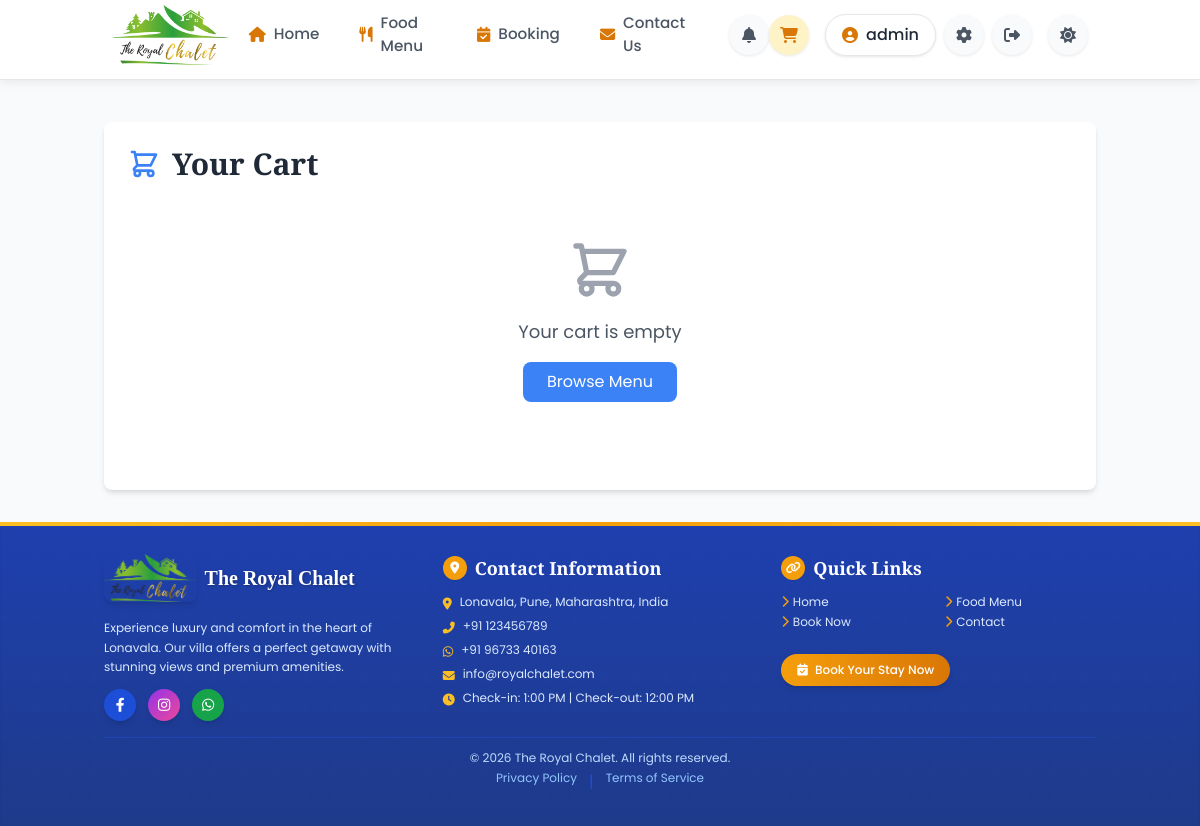
/cart (signed in), run on the app's committed database.
### models.py (models this page shows)
class User(UserMixin, db.Model):
    id = db.Column(db.Integer, primary_key=True)
    username = db.Column(db.String(80), unique=True, nullable=False)
    email = db.Column(db.String(120), unique=True, nullable=False)
    password_hash = db.Column(db.String(128), nullable=False)
    is_admin = db.Column(db.Boolean, default=False)
    phone = db.Column(db.String(15))
    address = db.Column(db.Text)
    created_at = db.Column(db.DateTime, default=lambda: datetime.now(timezone.utc))
    last_login = db.Column(db.DateTime)
    bookings = db.relationship('Booking', backref='user', lazy=True)
    orders = db.relationship('FoodOrder', backref='user', lazy=True)
    reviews = db.relationship('Review', backref='user', lazy=True)

class VillaSettings(db.Model):
    id = db.Column(db.Integer, primary_key=True)
    setting_key = db.Column(db.String(100), unique=True, nullable=False)
    setting_value = db.Column(db.Text, nullable=False)
    description = db.Column(db.String(200))
    updated_at = db.Column(db.DateTime, default=lambda: datetime.now(timezone.utc), onupdate=lambda: datetime.now(timezone.utc))

### app.py (the view)
@app.route('/cart')
@login_required
def cart():
    return render_template('cart.html')

### app.py (called while the page is built)
@app.context_processor
def inject_now():
    return {'now': datetime.now()}

@app.template_filter('format_time')
def format_time(value):
    try:
        if ':' in value:
            hours, minutes = map(int, value.split(':'))
            period = 'AM' if hours < 12 else 'PM'
            hours = hours % 12
            if hours == 0:
                hours = 12
            return f"{hours}:{minutes:02d} {period}"
        return value
    except (ValueError, AttributeError):
        return value

@app.context_processor
def inject_settings():
    settings = {}
    try:
        for setting in VillaSettings.query.all():
            settings[setting.setting_key] = setting.setting_value
    except:
        pass
    return {'villa_settings': settings}

@login_manager.user_loader
def load_user(user_id):
    return User.query.get(int(user_id))

@app.after_request
def add_header(response):
    if 'Cache-Control' not in response.headers:
        response.headers['Cache-Control'] = 'public, max-age=31536000'
    return response

### templates/cart.html (shortened to what this page needs)
{% extends "base.html" %}
{% block content %}
<div class="container mx-auto px-4 py-8">
    <div class="max-w-5xl mx-auto bg-white dark:bg-gray-800 rounded-lg shadow-md overflow-hidden">
        <div class="p-6">
            <h1 class="text-3xl font-bold text-gray-800 dark:text-white mb-6 flex items-center">
                Your Cart
            </h1>
            <div id="cart-items-container" class="mb-8">
                <div id="empty-cart-message" class="text-center py-8">
                    <p class="text-gray-600 dark:text-gray-300 text-lg">Your cart is empty</p>
                    <a href="/menu" class="mt-4 inline-block px-6 py-2 bg-blue-500 text-white rounded-lg hover:bg-blue-600 transition duration-300">
                        Browse Menu
                    </a>
                </div>
            </div>
        </div>
    </div>
</div>
{% endblock %}

### templates/base.html (shortened to what this page needs)
<!DOCTYPE html>
<html lang="en">
<head>
    <script src="https://cdn.tailwindcss.com"></script>
    <link rel="stylesheet" href="{{ url_for('static', filename='css/styles.min.css') }}">
    <link rel="stylesheet" href="https://unpkg.com/aos@2.3.1/dist/aos.css" />
    <link rel="stylesheet" href="https://cdnjs.cloudflare.com/ajax/libs/font-awesome/6.4.0/css/all.min.css">
</head>
<body class="bg-gray-50 dark:bg-slate-950 text-gray-800 dark:text-slate-100 min-h-screen flex flex-col transition-colors duration-300">
    <nav class="bg-white/95 dark:bg-slate-900/95 dark:backdrop-blur-md fixed w-full top-0 z-[1000] transition-all duration-300 border-b border-gray-200 dark:border-slate-700/80 header-nav">
      <div class="container mx-auto px-4 md:px-6">
        <div class="flex justify-between items-center h-full">
          <a href="{{ url_for('index') }}" class="flex items-center">
            <div class="logo-container">
              <img src="{{ url_for('static', filename='Rc.png') }}"
                 alt="Royal Chalet Logo"
                 class="h-full w-auto object-contain">
            </div>
          </a>
          <div class="hidden lg:flex items-center">
            <div class="flex">
              <a href="{{ url_for('index') }}" class="nav-item flex items-center {% if request.path == url_for('index') %}active{% endif %}">
                <i class="fas fa-home mr-2 text-amber-600"></i>Home
              </a>
              <a href="{{ url_for('menu') }}" class="nav-item flex items-center {% if request.path == url_for('menu') %}active{% endif %}">
                <i class="fas fa-utensils mr-2 text-amber-600"></i>Food Menu
              </a>
              <a href="{{ url_for('booking') }}" class="nav-item flex items-center {% if request.path == url_for('booking') %}active{% endif %}">
                <i class="fas fa-calendar-check mr-2 text-amber-600"></i>Booking
              </a>
              <a href="{{ url_for('contact') }}" class="nav-item flex items-center {% if request.path == url_for('contact') %}active{% endif %}">
                <i class="fas fa-envelope mr-2 text-amber-600"></i>Contact Us
              </a>
            </div>
            <div class="ml-6 flex items-center">
              <a href="{{ url_for('notifications_page') }}" class="icon-button relative {% if request.path == url_for('notifications_page') %}bg-amber-100 text-amber-600{% endif %}">
                <i class="fas fa-bell"></i>
                {% set unread_count = current_user.notifications|selectattr('is_read', 'equalto', false)|list|length if current_user.is_authenticated else 0 %}
              </a>
              <a href="{{ url_for('cart') }}" class="icon-button relative {% if request.path == url_for('cart') %}bg-amber-100 text-amber-600{% endif %}">
                <i class="fas fa-shopping-cart"></i>
              </a>
              {% if current_user.is_authenticated %}
                <div class="flex items-center ml-4">
                  <a href="{{ url_for('profile') }}" class="profile-button">
                    <i class="fas fa-user-circle text-amber-600 mr-2"></i>
                    <span class="max-w-[120px] truncate font-medium">{{ current_user.username }}</span>
                  </a>
                  {% if current_user.is_admin %}
                    <a href="{{ url_for('admin_dashboard') }}" class="icon-button ml-2" title="Admin Dashboard">
                      <i class="fas fa-cog"></i>
                    </a>
                  {% endif %}
                  <a href="{{ url_for('logout') }}" class="icon-button ml-2" title="Logout">
                    <i class="fas fa-sign-out-alt"></i>
                  </a>
                </div>
              {% endif %}
              <button id="theme-toggle" class="icon-button ml-4" title="Toggle Dark Mode">
                <i class="fas fa-sun dark:hidden"></i>
              </button>
            </div>
          </div>
        </div>
      </div>
                {% set unread_count = current_user.notifications|selectattr('is_read', 'equalto', false)|list|length if current_user.is_authenticated else 0 %}
    </nav>
    <div class="content-wrapper">
    <main class="flex-grow pb-20 md:pb-0">
      {% block content %}{% endblock %}
    </main>
    <footer class="bg-gradient-to-b from-blue-800 to-blue-900 dark:from-gray-800 dark:to-gray-900 text-white py-8 shadow-inner transition-colors duration-300 relative overflow-hidden">
      <div class="absolute top-0 left-0 w-full h-1 bg-gradient-to-r from-amber-400 via-amber-500 to-amber-400"></div>
      <div class="absolute inset-0 bg-pattern opacity-5"></div>
      <div class="container mx-auto px-4 relative z-10">
        <div class="grid grid-cols-1 md:grid-cols-3 gap-6">
          <div class="flex flex-col items-center md:items-start space-y-3">
            <div class="flex items-center mb-1">
              <img src="{{ url_for('static', filename='Rc.png') }}"
                 alt="The Royal Chalet Logo"
                 class="h-12 w-auto rounded-lg shadow-md mix-blend-multiply mr-2">
              <h3 class="text-xl font-bold text-white">
                <span class="block" style="font-family: 'Brush Script MT', 'Great Vibes', 'Allura', cursive; text-shadow: 1px 1px 3px rgba(0,0,0,0.3);">
                  The Royal Chalet
                </span>
              </h3>
            </div>
            <p class="text-blue-100 dark:text-gray-300 text-xs leading-relaxed text-center md:text-left">
              Experience luxury and comfort in the heart of Lonavala. Our villa offers a perfect getaway with stunning views and premium amenities.
            </p>
            <div class="flex space-x-3 mt-2">
              <a href="https://www.facebook.com/profile.php?id=100092981711228&mibextid=rS40aB7S9Ucbxw6v" target="_blank" rel="noopener noreferrer"
                 class="bg-blue-700 hover:bg-blue-600 w-8 h-8 rounded-full flex items-center justify-center transition-all duration-300 shadow-md hover:shadow-lg hover:-translate-y-1">
                <i class="fab fa-facebook-f text-sm"></i>
              </a>
              <a href="https://www.instagram.com/villa_theroyalchalet?igsh=eWZlbTR0djFvbjIw" target="_blank" rel="noopener noreferrer"
                 class="bg-gradient-to-br from-purple-600 to-pink-500 hover:from-purple-500 hover:to-pink-400 w-8 h-8 rounded-full flex items-center justify-center transition-all duration-300 shadow-md hover:shadow-lg hover:-translate-y-1">
                <i class="fab fa-instagram text-sm"></i>
              </a>
              <a href="https://wa.me/917420080555" target="_blank" rel="noopener noreferrer"
                 class="bg-green-600 hover:bg-green-500 w-8 h-8 rounded-full flex items-center justify-center transition-all duration-300 shadow-md hover:shadow-lg hover:-translate-y-1">
                <i class="fab fa-whatsapp text-sm"></i>
              </a>
            </div>
          </div>
          <div class="flex flex-col items-center md:items-start">
            <h3 class="text-lg font-semibold mb-3 flex items-center">
              <span class="w-6 h-6 bg-amber-500 rounded-full flex items-center justify-center mr-2 shadow-sm">
                <i class="fas fa-map-marker-alt text-white text-xs"></i>
              </span>
              Contact Information
            </h3>
            <div class="space-y-2 text-xs">
              <p class="text-blue-100 dark:text-gray-300 flex items-start">
                <i class="fas fa-map-marker-alt text-amber-400 mr-2 mt-1"></i>
                <span>{{ villa_settings.get('contact_address', 'Lonavala, Pune, Maharashtra') }}</span>
              </p>
              <p class="text-blue-100 dark:text-gray-300 flex items-start">
                <i class="fas fa-phone-alt text-amber-400 mr-2 mt-1"></i>
                <span>{{ villa_settings.get('contact_phone', '+91 7420080555') }}</span>
              </p>
              <p class="text-blue-100 dark:text-gray-300 flex items-start">
                <i class="fab fa-whatsapp text-amber-400 mr-2 mt-1"></i>
                <span>{{ villa_settings.get('contact_whatsapp', '+91 7420080555') }}</span>
              </p>
              <p class="text-blue-100 dark:text-gray-300 flex items-start">
                <i class="fas fa-envelope text-amber-400 mr-2 mt-1"></i>
                <span>{{ villa_settings.get('contact_email', 'info@theroyalchalet.com') }}</span>
              </p>
              <p class="text-blue-100 dark:text-gray-300 flex items-start">
                <i class="fas fa-clock text-amber-400 mr-2 mt-1"></i>
                <span>Check-in: {{ villa_settings.get('check_in_time', '14:00') | format_time }} | Check-out: {{ villa_settings.get('check_out_time', '11:00') | format_time }}</span>
              </p>
            </div>
          </div>
          <div class="flex flex-col">
            <h3 class="text-lg font-semibold mb-3 flex items-center justify-center md:justify-start">
              <span class="w-6 h-6 bg-amber-500 rounded-full flex items-center justify-center mr-2 shadow-sm">
                <i class="fas fa-link text-white text-xs"></i>
              </span>
              Quick Links
            </h3>
            <div class="grid grid-cols-2 gap-x-3 gap-y-1 mb-4 text-xs">
              <a href="{{ url_for('index') }}" class="text-blue-100 dark:text-gray-300 hover:text-amber-400 dark:hover:text-amber-400 transition-colors duration-300 flex items-center">
                <i class="fas fa-chevron-right text-xs mr-1 text-amber-500"></i>Home
              </a>
              <a href="{{ url_for('menu') }}" class="text-blue-100 dark:text-gray-300 hover:text-amber-400 dark:hover:text-amber-400 transition-colors duration-300 flex items-center">
                <i class="fas fa-chevron-right text-xs mr-1 text-amber-500"></i>Food Menu
              </a>
              <a href="{{ url_for('booking') }}" class="text-blue-100 dark:text-gray-300 hover:text-amber-400 dark:hover:text-amber-400 transition-colors duration-300 flex items-center">
                <i class="fas fa-chevron-right text-xs mr-1 text-amber-500"></i>Book Now
              </a>
              <a href="{{ url_for('contact') }}" class="text-blue-100 dark:text-gray-300 hover:text-amber-400 dark:hover:text-amber-400 transition-colors duration-300 flex items-center">
                <i class="fas fa-chevron-right text-xs mr-1 text-amber-500"></i>Contact
              </a>
            </div>
            <div class="mt-2 flex justify-center md:justify-start">
              <a href="{{ url_for('booking') }}" class="inline-block bg-gradient-to-r from-amber-500 to-amber-600 hover:from-amber-400 hover:to-amber-500 text-white px-4 py-2 rounded-full text-xs font-medium transition-all duration-300 shadow-md hover:shadow-lg transform hover:-translate-y-1">
                <i class="fas fa-calendar-check mr-1"></i> Book Your Stay Now
              </a>
            </div>
          </div>
        </div>
        <div class="mt-4 pt-3 border-t border-blue-700/50 dark:border-gray-700/50 text-center">
          <p class="text-blue-200 dark:text-gray-400 text-xs">&copy; {{ now.year }} The Royal Chalet. All rights reserved.</p>
          <div class="mt-1 flex justify-center space-x-3">
            <a href="#" class="text-blue-300 dark:text-gray-500 hover:text-amber-400 dark:hover:text-amber-400 text-xs transition-colors duration-300">Privacy Policy</a>
            <span class="text-blue-700 dark:text-gray-600">|</span>
            <a href="#" class="text-blue-300 dark:text-gray-500 hover:text-amber-400 dark:hover:text-amber-400 text-xs transition-colors duration-300">Terms of Service</a>
          </div>
        </div>
      </div>
    </footer>
    </div>
</body>
</html>

### templates/base.html (style rules this page uses)
body { font-family: 'Poppins', 'Open Sans', 'sans-serif'; font-size: 16px; line-height: 1.6; color: #333; }
h1, h2, h3, h4, h5, h6 { font-family: 'Playfair Display', serif; font-weight: 600; line-height: 1.3; }
h1 { font-size: 2.5rem; }
h3 { font-size: 1.75rem; }
p { margin-bottom: 1rem; }
.content-wrapper { padding-top: 90px; }

### data on the page
User: username "admin"
VillaSettings: get "Lonavala, Pune, Maharashtra, India"
VillaSettings: get "+91 123456789"
VillaSettings: get "+91 96733 40163"
VillaSettings: get "info@royalchalet.com"
VillaSettings: get "1:00 PM"
VillaSettings: get "12:00 PM"
